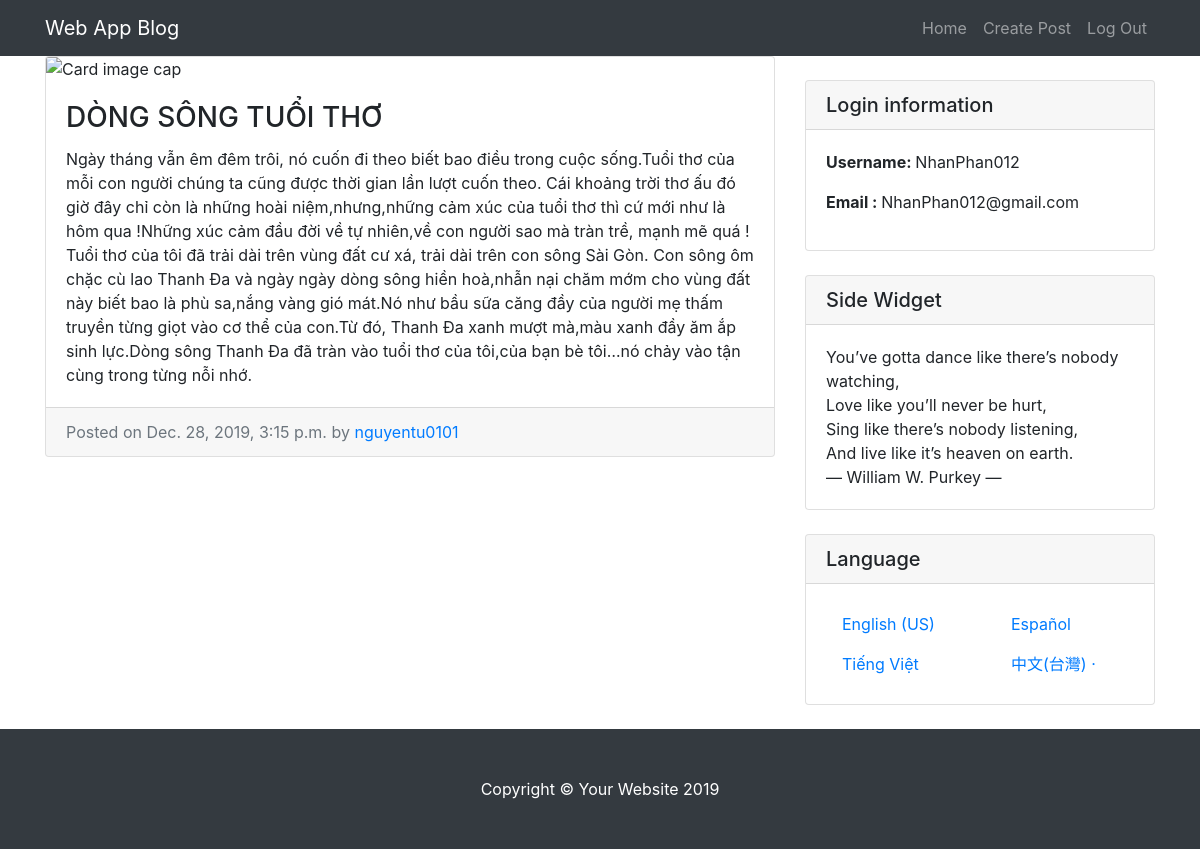
Page /entry/8/ (signed in) on the committed database.
### entries/models.py (models this page shows, shortened)
class Entry(models.Model):
    entry_title = models.CharField(max_length=50)
    entry_text = models.TextField()
    entry_date = models.DateTimeField(auto_now_add=True)
    entry_author = models.ForeignKey(User, on_delete =  models.CASCADE)
    class Meta:
        verbose_name_plural = "entries"

### entries/views.py (the view)
# urls.py: path('entry/<int:pk>/', EntryView.as_view(), name = "entry-detail"),
class EntryView(LoginRequiredMixin, DetailView):
    model = Entry
    template_name = 'entries/entry_detail.html'

### entries/templates/entries/entry_detail.html
{% extends "entries/base.html" %}
    {% block content %}
      <div class="col-md-8">
        <div class="card mb-4">
          <img class="card-img-top" src="https://4.bp.blogspot.com/-kDGvbCKHKnY/W_DjIBqkEAI/AAAAAAAAKV4/swjqL4QRzocYnpgfFFSVTGFRjT0Th5_rQCLcBGAs/s1600/hinh-anh-sach-hoa-dep-nghe-thuat-%2B%252814%2529.jpg" alt="Card image cap">
          <div class="card-body">
            <h3 class="card-title">{{object.entry_title}}</h3>
            <p class="card-text">{{object.entry_text}}</p>
          </div>
          <div class="card-footer text-muted">
            Posted on {{object.entry_date}} by
            <a href="#">{{object.entry_author}}</a>
          </div>
        </div>
      </div>
    {% endblock %}

### entries/templates/entries/base.html (shortened to what this page needs)
{%load static%}
<!DOCTYPE html>
<html lang="en">
<head>
  <link rel="stylesheet" href="https://cdnjs.cloudflare.com/ajax/libs/font-awesome/4.7.0/css/font-awesome.min.css">
  <link href="{% static 'entries/vendor/bootstrap/css/bootstrap.min.css'%}" rel="stylesheet">
  <link href="{% static 'entries/css/blog-home.css'%}" rel="stylesheet">
</head>
<body>
  <nav class="navbar navbar-expand-lg navbar-dark bg-dark fixed-top">
    <div class="container">
      <a class="navbar-brand" href="{% url 'blog_home'%}">Web App Blog</a>
      <div class="collapse navbar-collapse" id="navbarResponsive">
        <ul class="navbar-nav ml-auto">
          <li class="nav-item">
            <a class="nav-link" href="{% url 'blog_home'%}">Home</a>
          </li>
          <li class="nav-item">
            <a class="nav-link" href="{% url 'create_entry'%}">Create Post</a>
          </li>
          <li class="nav-item">
            <a class="nav-link" href="{%url 'logout'%}">Log Out</a>
          </li>
        </ul>
      </div>
    </div>
  </nav>
  <div class="container">
    <div class="row">
        {% block content %}
        {% endblock %}
      <div class="col-md-4">
        <div class="card my-4">
          <h5 class="card-header">Login information</h5>
          <div class="card-body">
            <div class="list-unstyled mb-8">
                <li>
                  <p><strong>Username: </strong>{{user.username}}</p>
                </li>
                <li>
                  <p><strong>Email : </strong>{{user.email}}</p>
                </li>
            </div>
          </div>
        </div>
        <div class="card my-4">
          <h5 class="card-header">Side Widget</h5>
          <div class="card-body">
          <div>You’ve gotta dance like there’s nobody watching,</div>
          <div>Love like you’ll never be hurt,</div>
          <div>Sing like there’s nobody listening,</div>
          <div>And live like it’s heaven on earth. </div>
            ― William W. Purkey ―
          </div>
        </div>
        <div class="card my-4">
          <h5 class="card-header">Language</h5>
          <div class="card-body">
            <div class="row">
              <div class="col-lg-6">
                <ul class="list-unstyled mb-0">
                  <li class="nav-item">
                    <a class="nav-link" href="#"> English (US)</a>
                  </li>
                  <li class="nav-item">
                    <a class="nav-link" href="#">Tiếng Việt </a>
                  </li>
                </ul>
              </div>
              <div class="col-lg-6">
                <ul class="list-unstyled mb-0">
                  <li class="nav-item">
                    <a class="nav-link" href="#">Español</a>
                  </li>
                  <li class="nav-item">
                    <a class="nav-link" href="#"> 中文(台灣) ·</a>
                  </li>
                </ul>
              </div>
            </div>
          </div>
        </div>
      </div>
    </div>
  </div>
  <footer class="py-5 bg-dark">
    <div class="container">
      <p class="m-0 text-center text-white">Copyright &copy; Your Website 2019</p>
    </div>
  </footer>
</body>
</html>

### entries/static/entries/css/blog-home.css (style rules this page uses)
body { padding-top: 56px; }

### rows in the picture
Entry: entry_title "DÒNG SÔNG TUỔI THƠ", entry_text "Ngày tháng vẫn êm đêm trôi, nó cuốn đi theo biết bao điều trong cuộc sống.Tuổi thơ của mỗi con người chúng ta cũng được thời gian lần lượt cuốn theo. Cái khoảng trời thơ ấu đó giờ đây chỉ còn là những hoài niệm,nhưng,những cảm xúc của tuổi thơ thì cứ mới như là hôm qua !Những xúc cảm đầu đời về tự nhiên,về con người sao mà tràn trề, mạnh mẽ quá ! Tuổi thơ của tôi đã trải dài trên vùng đất cư xá, trải dài trên con sông Sài Gòn. Con sông ôm chặc cù lao Thanh Đa và ngày ngày dòng sông hiền hoà,nhẫn nại chăm mớm cho vùng đất này biết bao là phù sa,nắng vàng gió mát.Nó như bầu sữa căng đầy của người mẹ thấm truyền từng giọt vào cơ thể của con.Từ đó, Thanh Đa xanh mượt mà,màu xanh đầy ăm ắp sinh…", entry_date "Dec. 28, 2019, 3:15 p.m.", entry_author "nguyentu0101"

### other values in the picture
{{ user.username }} "NhanPhan012"
{{ user.email }} "NhanPhan012@gmail.com"
